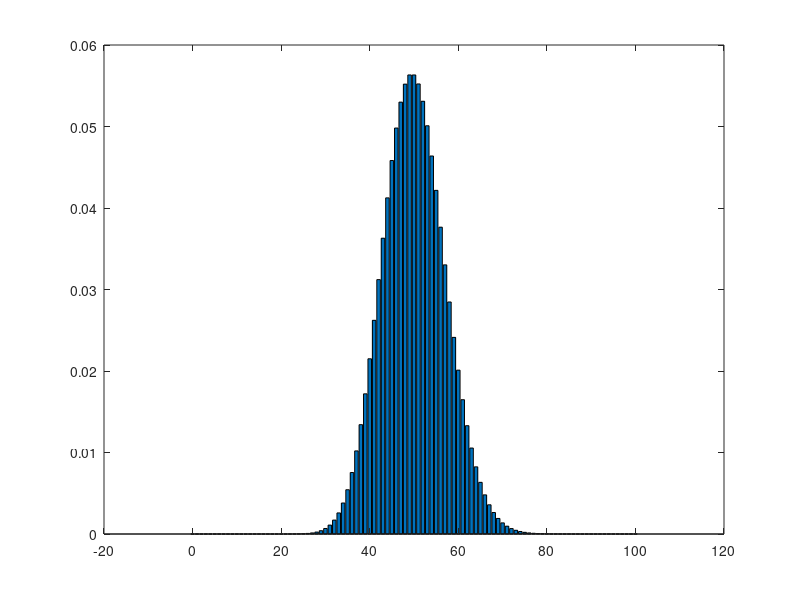

This chart was generated by the following MATLAB code:
clear all
alpha = 50;
min = 0;
max = 100;
s=min:1:max;
P = (alpha.^s*exp(-alpha))./factorial(s);
figure(1)
bar(s,P)
area_P = trapz(P)

%Y = poisspdf(s,alpha);
%figure(2)
%bar(s,Y)
%area_Y = trapz(Y)

%v = var(P,)
%pd = fitdist(P', 'Poisson');
%v = var(pd)
%P = @(s,alpha) (alpha.^s*exp(-alpha))./factorial(s);
%q = integral(@(s) P(s,alpha),min,max)




